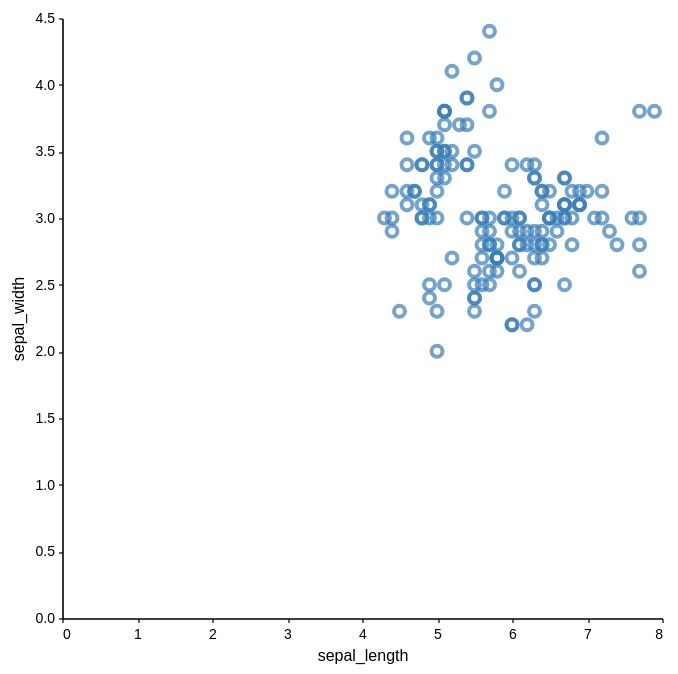

Source (notebook cell):
### Code cell
alt.Chart(df).mark_point().encode(x='sepal_length', y='sepal_width')

### Figure 1 — Vega-Lite specification as saved in the notebook (floating-point values rounded to 4 significant figures; data arrays with more than 128 entries replaced by an {"elided": "..."} marker saying what was removed)
{"config": {"font": "Helvetica", "scheme": "set1", "color": {"field": "color", "type": "Set1"}, "view": {"strokeWidth": 0}, "axis": {"grid": false, "domainColor": "black", "domainWidth": 0.8, "tickColor": "black", "tickSize": 2, "tickWidth": 0.6, "labelFontWeight": "normal", "titleFontWeight": "normal", "labelFontSize": 7, "titleFontSize": 8}, "range": {"category": ["#377EB8", "#E41A1C", "#4DAF4A", "#984EA3", "#FF7F00", "#A55628"], "heatmap": {"scheme": "viridis"}, "ordinal": {"scheme": "set1"}, "ramp": {"scheme": "set1"}, "diverging": {"scheme": "set1"}}, "legend": {"labelFontWeight": "normal", "titleFontWeight": "normal", "labelFontSize": 7, "titleFontSize": 8, "symbolOpacity": 1, "symbolStrokeWidth": 0}, "boxplot": {"outliers": {"size": 8, "filled": true}}, "area": {"line": true, "fillOpacity": 0.4}, "mark": {"color": "#377EB8"}}, "data": {"name": "data-a4bd480ea976f54878a155ce12ba18ce"}, "mark": "point", "encoding": {"x": {"field": "sepal_length", "type": "quantitative"}, "y": {"field": "sepal_width", "type": "quantitative"}}, "$schema": "https://vega.github.io/schema/vega-lite/v4.17.0.json", "datasets": {"data-a4bd480ea976f54878a155ce12ba18ce": {"elided": "150 records"}}}
